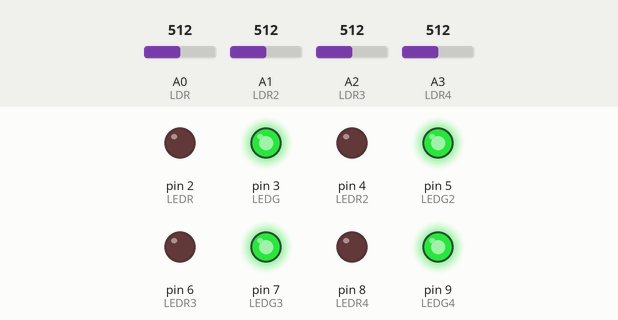
Simulated run of this sketch. Board: Arduino Uno, built with avr-gcc and run on an emulated ATmega328P. On the bench: output pins drawn as LEDs (lit = HIGH). Inputs (shaded band) come from the test bench; at power-on: A0 (LDR) = 512, A1 (LDR2) = 512, A2 (LDR3) = 512, A3 (LDR4) = 512.

Above: at 1.2 s.
1.3 s: A0 (LDR) set to 887
2.8 s: A0 (LDR) set to 910
At 3.7 s:
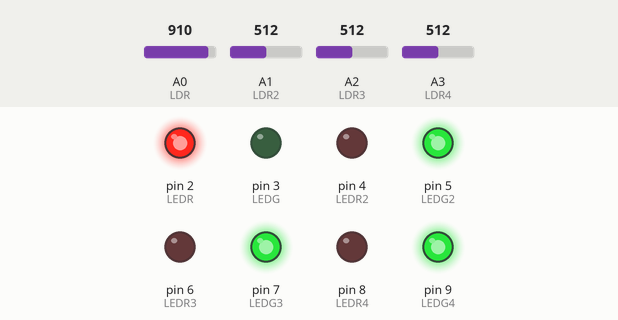
4.3 s: A1 (LDR2) set to 888
5.8 s: A1 (LDR2) set to 916
At 7.0 s:
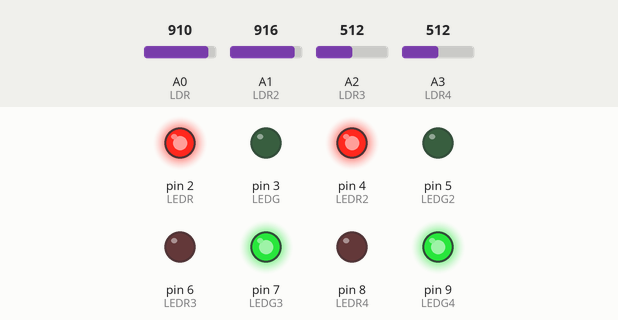
7.3 s: A2 (LDR3) set to 888
8.8 s: A2 (LDR3) set to 913
At 9.5 s:
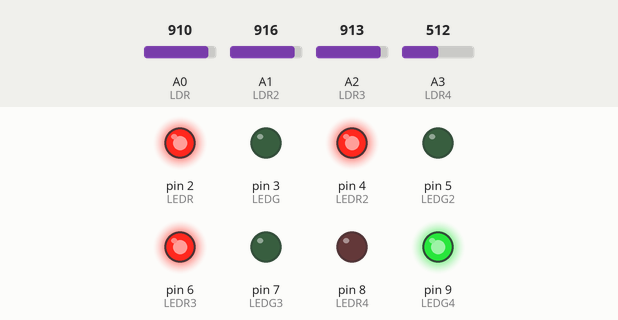
Timing chart, 0 to 11.3 s (numbered marks = the images above; inputs shaded):
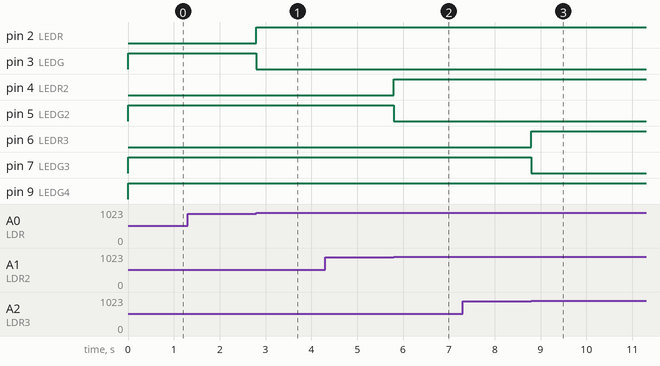

The sketch:

parqueos.ino
```cpp
/*
 Fundacion Kinal
 Centro Educativo Tecnico Laboral Kinal
 Electronica
 Grado: Quinto
 Seccion: A
 Curso: Taller de electronica digital y reparacion de computadoras
 Integrantes: Esteban Andres Rivas Arreaga 2020198, Josué David Alvizuris Pérez 2022041, Diego Rodolfo Revolorio Lico 2019046, Edgar Emanuel Gálvez Bol 2019253
 Grupo: 4
 */

// Pines a los que están conectando los leds
#define LEDR 2
#define LEDG 3
#define LEDR2 4
#define LEDG2 5
#define LEDR3 6
#define LEDG3 7
#define LEDR4 8
#define LEDG4 9
int LDR=0;//Pin analógico para la fotoresistencia 1
int valorLDR=0;//Almacena el valor leído de la fotoresistencia 1
int LDR2=1;//Pin analógico para la fotoresistencia 2
int valorLDR2=0;//Almacena el valor leído de la fotoresistencia 2
int LDR3=2;//Pin analógico para la fotoresistencia 3
int valorLDR3=0;//Almacena el valor leído de la fotoresistencia 3
int LDR4=3;//Pin analógico para la fotoresistencia 4
int valorLDR4 = 0;//Almacena el valor leído de la fotoresistencia 4
int Luz=900; //Umbral de luz para la fotoresistencia 1
int Luz2=900;//Umbral de luz para la fotoresistencia 2
int Luz3=900;//Umbral de luz para la fotoresistencia 3
int Luz4=900;//Umbral de luz para la fotoresistencia 4


void setup(){
  //define los leds como salidas
  pinMode(LEDR, OUTPUT);
  pinMode(LEDG, OUTPUT);
  pinMode(LEDR2, OUTPUT);
  pinMode(LEDG2, OUTPUT);
  pinMode(LEDR3, OUTPUT);
  pinMode(LEDG3, OUTPUT);
  pinMode(LEDR4, OUTPUT);
  pinMode(LEDG4, OUTPUT);
}
void loop(){
  parqueo1();//Función de control para el parqueo 1
  parqueo2();//Función de control para el parqueo 2
  parqueo3();//Función de control para el parqueo 3
  parqueo4();//Función de control para el parqueo 4
}

void parqueo1(){
   valorLDR=analogRead(LDR);//Lee el valor de la fotoresistencia 1
   if (valorLDR <= Luz){//Compara el valor leído con el umbral de luz
   digitalWrite(LEDR,LOW);//para que el led rojo este apagado
   digitalWrite(LEDG,HIGH);//para que el led verde este encendido
  }
  else{
   digitalWrite(LEDR,HIGH);//para que el led rojo este encendido
   digitalWrite(LEDG,LOW);//para que el led verde este apagado
  }
}
void parqueo2(){
  valorLDR2=analogRead(LDR2);//Lee el valor de la fotoresistencia 2
  if (valorLDR2 <= Luz2){//Compara el valor leído con el umbral de luz
   digitalWrite(LEDR2,LOW);//para que el led rojo este apagado
   digitalWrite(LEDG2,HIGH);//para que el led verde este encendido
  }
  else{
   digitalWrite(LEDR2,HIGH);//para que el led rojo este encendido
   digitalWrite(LEDG2,LOW);//para que el led verde este apagado
  }
}
void parqueo3(){
  valorLDR3=analogRead(LDR3);//Lee el valor de la fotoresistencia 3
  if (valorLDR3 <= Luz3){//Compara el valor leído con el umbral de luz
   digitalWrite(LEDR3,LOW);//para que el led rojo este apagado
   digitalWrite(LEDG3,HIGH);//para que el led verde este encendido
  }
  else{
   digitalWrite(LEDR3,HIGH);//para que el led rojo este encendido
   digitalWrite(LEDG3,LOW);//para que el led verde este apagado
  }
}
void parqueo4(){
  valorLDR4=analogRead(LDR4);//Lee el valor de la fotoresistencia 4
  if (valorLDR4 <= Luz4){//Compara el valor leído con el umbral de luz
   digitalWrite(LEDR4,LOW);//para que el led rojo este apagado
   digitalWrite(LEDG4,HIGH);//para que el led verde este encendido
  }
  else{
   digitalWrite(LEDR4,HIGH);//para que el led rojo este encendido
   digitalWrite(LEDG4,LOW);//para que el led verde este apagado
  }
}
```

Measured:
- the behaviour switches between 900 and 901 on A0 (LDR) (found by bisection; images 0 and 1)
- the behaviour switches between 900 and 901 on A1 (LDR2) (found by bisection; images 1 and 2)
- the behaviour switches between 900 and 901 on A2 (LDR3) (found by bisection; images 2 and 3)
- after the input at 1.3 s, every drawn part: stays the same
- after the input at 2.8 s, pin 2 (LEDR): LOW → HIGH at once; pin 3 (LEDG): HIGH → LOW at once
- after the input at 4.3 s, every drawn part: stays the same
- after the input at 5.8 s, pin 4 (LEDR2): LOW → HIGH at once; pin 5 (LEDG2): HIGH → LOW at once
- after the input at 7.3 s, every drawn part: stays the same
- after the input at 8.8 s, pin 6 (LEDR3): LOW → HIGH at once; pin 7 (LEDG3): HIGH → LOW at once
